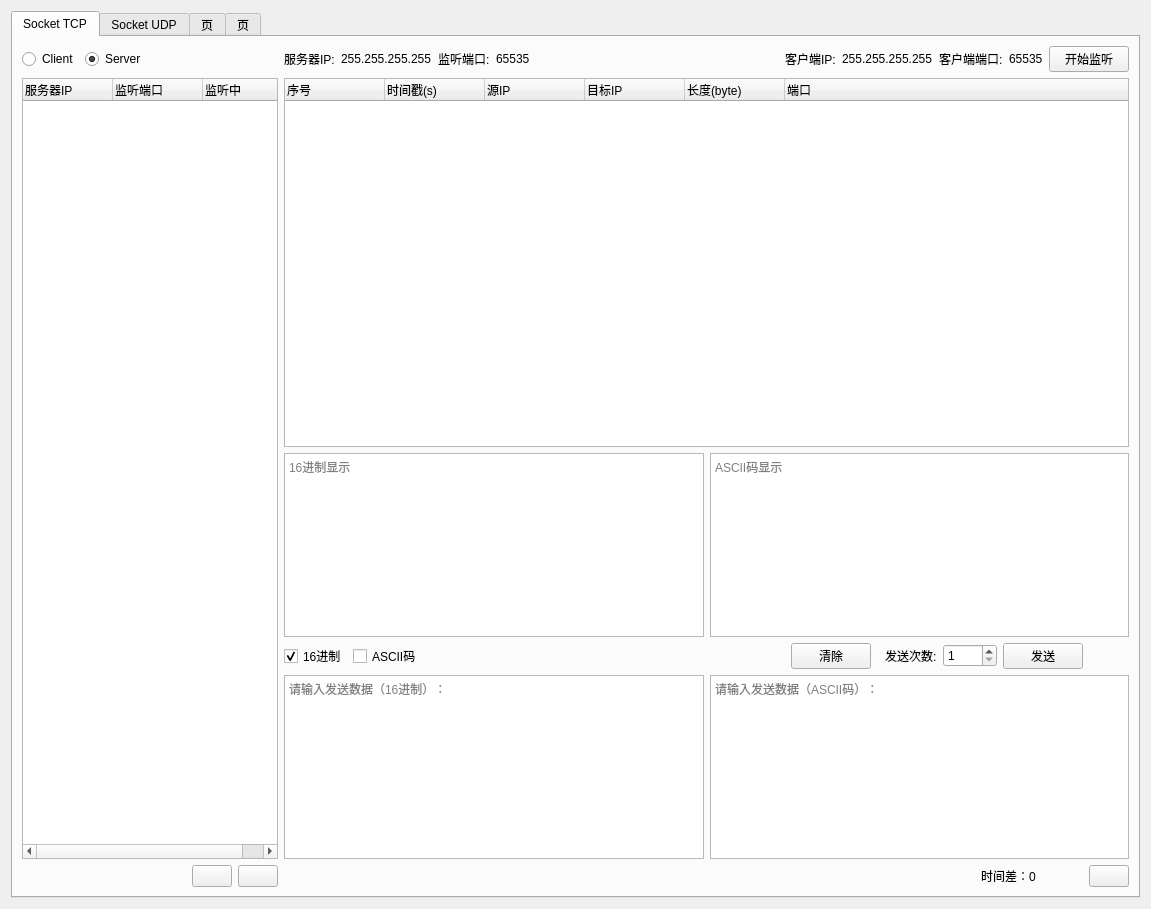
<?xml version="1.0" encoding="UTF-8"?>
<ui version="4.0">
 <class>communication</class>
 <widget class="QWidget" name="communication">
  <property name="geometry">
   <rect>
    <x>0</x>
    <y>0</y>
    <width>1151</width>
    <height>909</height>
   </rect>
  </property>
  <property name="windowTitle">
   <string>Form</string>
  </property>
  <layout class="QGridLayout" name="gridLayout">
   <item row="0" column="0">
    <widget class="QTabWidget" name="tabWidget">
     <property name="tabShape">
      <enum>QTabWidget::Rounded</enum>
     </property>
     <property name="currentIndex">
      <number>0</number>
     </property>
     <widget class="QWidget" name="tab">
      <attribute name="title">
       <string>Socket TCP</string>
      </attribute>
      <layout class="QGridLayout" name="gridLayout_3">
       <item row="0" column="0">
        <layout class="QGridLayout" name="gridLayout_2" rowstretch="0,2,1,0,1,0" columnstretch="0,0,1,0,0">
         <item row="0" column="0">
          <layout class="QHBoxLayout" name="horizontalLayout_2" stretch="0,0">
           <property name="spacing">
            <number>-1</number>
           </property>
           <property name="sizeConstraint">
            <enum>QLayout::SetDefaultConstraint</enum>
           </property>
           <property name="topMargin">
            <number>0</number>
           </property>
           <item>
            <widget class="QRadioButton" name="clientBtn">
             <property name="sizePolicy">
              <sizepolicy hsizetype="Fixed" vsizetype="Fixed">
               <horstretch>0</horstretch>
               <verstretch>0</verstretch>
              </sizepolicy>
             </property>
             <property name="layoutDirection">
              <enum>Qt::LeftToRight</enum>
             </property>
             <property name="text">
              <string>Client</string>
             </property>
             <property name="checked">
              <bool>false</bool>
             </property>
             <attribute name="buttonGroup">
              <string notr="true">CSGroup</string>
             </attribute>
            </widget>
           </item>
           <item>
            <widget class="QRadioButton" name="serverBtn">
             <property name="sizePolicy">
              <sizepolicy hsizetype="Minimum" vsizetype="Fixed">
               <horstretch>0</horstretch>
               <verstretch>0</verstretch>
              </sizepolicy>
             </property>
             <property name="text">
              <string>Server</string>
             </property>
             <property name="checked">
              <bool>true</bool>
             </property>
             <attribute name="buttonGroup">
              <string notr="true">CSGroup</string>
             </attribute>
            </widget>
           </item>
          </layout>
         </item>
         <item row="0" column="2" colspan="3">
          <layout class="QHBoxLayout" name="horizontalLayout_4">
           <item>
            <widget class="QLabel" name="serverIPLab">
             <property name="sizePolicy">
              <sizepolicy hsizetype="Fixed" vsizetype="Preferred">
               <horstretch>0</horstretch>
               <verstretch>0</verstretch>
              </sizepolicy>
             </property>
             <property name="text">
              <string>服务器IP:</string>
             </property>
            </widget>
           </item>
           <item>
            <widget class="QLabel" name="serverIPLab2">
             <property name="text">
              <string>255.255.255.255</string>
             </property>
             <property name="margin">
              <number>0</number>
             </property>
             <property name="indent">
              <number>0</number>
             </property>
            </widget>
           </item>
           <item>
            <widget class="QLabel" name="serverPortLab">
             <property name="sizePolicy">
              <sizepolicy hsizetype="Fixed" vsizetype="Preferred">
               <horstretch>0</horstretch>
               <verstretch>0</verstretch>
              </sizepolicy>
             </property>
             <property name="text">
              <string>监听端口:</string>
             </property>
            </widget>
           </item>
           <item>
            <widget class="QLabel" name="serverPortLab2">
             <property name="text">
              <string>65535</string>
             </property>
            </widget>
           </item>
           <item>
            <spacer name="horizontalSpacer_3">
             <property name="orientation">
              <enum>Qt::Horizontal</enum>
             </property>
             <property name="sizeType">
              <enum>QSizePolicy::Expanding</enum>
             </property>
             <property name="sizeHint" stdset="0">
              <size>
               <width>20</width>
               <height>20</height>
              </size>
             </property>
            </spacer>
           </item>
           <item>
            <widget class="QLabel" name="clientIPLab">
             <property name="sizePolicy">
              <sizepolicy hsizetype="Fixed" vsizetype="Preferred">
               <horstretch>0</horstretch>
               <verstretch>0</verstretch>
              </sizepolicy>
             </property>
             <property name="text">
              <string>客户端IP:</string>
             </property>
             <property name="indent">
              <number>16</number>
             </property>
            </widget>
           </item>
           <item>
            <widget class="QLabel" name="clientIPLab2">
             <property name="text">
              <string>255.255.255.255</string>
             </property>
            </widget>
           </item>
           <item>
            <widget class="QLabel" name="clientPortLab">
             <property name="sizePolicy">
              <sizepolicy hsizetype="Fixed" vsizetype="Preferred">
               <horstretch>0</horstretch>
               <verstretch>0</verstretch>
              </sizepolicy>
             </property>
             <property name="text">
              <string>客户端端口:</string>
             </property>
            </widget>
           </item>
           <item>
            <widget class="QLabel" name="clientPortLab2">
             <property name="text">
              <string>65535</string>
             </property>
            </widget>
           </item>
           <item>
            <widget class="QPushButton" name="connectBtn">
             <property name="sizePolicy">
              <sizepolicy hsizetype="Fixed" vsizetype="Fixed">
               <horstretch>0</horstretch>
               <verstretch>0</verstretch>
              </sizepolicy>
             </property>
             <property name="text">
              <string>开始监听</string>
             </property>
             <property name="checkable">
              <bool>true</bool>
             </property>
            </widget>
           </item>
          </layout>
         </item>
         <item row="1" column="0" rowspan="4" colspan="2">
          <widget class="QTreeWidget" name="CSTree">
           <property name="sizePolicy">
            <sizepolicy hsizetype="Preferred" vsizetype="Expanding">
             <horstretch>0</horstretch>
             <verstretch>0</verstretch>
            </sizepolicy>
           </property>
           <property name="selectionMode">
            <enum>QAbstractItemView::SingleSelection</enum>
           </property>
           <property name="selectionBehavior">
            <enum>QAbstractItemView::SelectRows</enum>
           </property>
           <property name="columnCount">
            <number>3</number>
           </property>
           <attribute name="headerCascadingSectionResizes">
            <bool>false</bool>
           </attribute>
           <attribute name="headerDefaultSectionSize">
            <number>90</number>
           </attribute>
           <attribute name="headerHighlightSections">
            <bool>false</bool>
           </attribute>
           <attribute name="headerStretchLastSection">
            <bool>true</bool>
           </attribute>
           <column>
            <property name="text">
             <string>服务器IP</string>
            </property>
           </column>
           <column>
            <property name="text">
             <string>监听端口</string>
            </property>
           </column>
           <column>
            <property name="text">
             <string>监听中</string>
            </property>
           </column>
          </widget>
         </item>
         <item row="1" column="2" colspan="3">
          <widget class="QTreeWidget" name="overViewTree">
           <property name="sizePolicy">
            <sizepolicy hsizetype="Preferred" vsizetype="Expanding">
             <horstretch>0</horstretch>
             <verstretch>0</verstretch>
            </sizepolicy>
           </property>
           <column>
            <property name="text">
             <string>序号</string>
            </property>
           </column>
           <column>
            <property name="text">
             <string>时间戳(s)</string>
            </property>
            <property name="font">
             <font>
              <bold>false</bold>
             </font>
            </property>
           </column>
           <column>
            <property name="text">
             <string>源IP</string>
            </property>
           </column>
           <column>
            <property name="text">
             <string>目标IP</string>
            </property>
           </column>
           <column>
            <property name="text">
             <string>长度(byte)</string>
            </property>
           </column>
           <column>
            <property name="text">
             <string>端口</string>
            </property>
           </column>
          </widget>
         </item>
         <item row="2" column="2" colspan="3">
          <layout class="QHBoxLayout" name="horizontalLayout">
           <item>
            <widget class="QTextEdit" name="receiveDataHexEdit">
             <property name="sizePolicy">
              <sizepolicy hsizetype="Preferred" vsizetype="Expanding">
               <horstretch>0</horstretch>
               <verstretch>0</verstretch>
              </sizepolicy>
             </property>
             <property name="placeholderText">
              <string>16进制显示</string>
             </property>
            </widget>
           </item>
           <item>
            <widget class="QTextEdit" name="receiveDataAscEdit">
             <property name="sizePolicy">
              <sizepolicy hsizetype="Preferred" vsizetype="Expanding">
               <horstretch>0</horstretch>
               <verstretch>0</verstretch>
              </sizepolicy>
             </property>
             <property name="placeholderText">
              <string>ASCII码显示</string>
             </property>
            </widget>
           </item>
          </layout>
         </item>
         <item row="3" column="2" colspan="2">
          <layout class="QHBoxLayout" name="horizontalLayout_3">
           <property name="leftMargin">
            <number>0</number>
           </property>
           <property name="topMargin">
            <number>0</number>
           </property>
           <item>
            <widget class="QCheckBox" name="hexBtn">
             <property name="sizePolicy">
              <sizepolicy hsizetype="Fixed" vsizetype="Fixed">
               <horstretch>0</horstretch>
               <verstretch>0</verstretch>
              </sizepolicy>
             </property>
             <property name="toolTip">
              <string>可多选</string>
             </property>
             <property name="text">
              <string>16进制</string>
             </property>
             <property name="checked">
              <bool>true</bool>
             </property>
             <attribute name="buttonGroup">
              <string notr="true">DataTypeGroup</string>
             </attribute>
            </widget>
           </item>
           <item>
            <widget class="QCheckBox" name="ascBtn">
             <property name="toolTip">
              <string>可多选</string>
             </property>
             <property name="text">
              <string>ASCII码</string>
             </property>
             <attribute name="buttonGroup">
              <string notr="true">DataTypeGroup</string>
             </attribute>
            </widget>
           </item>
           <item>
            <spacer name="horizontalSpacer">
             <property name="orientation">
              <enum>Qt::Horizontal</enum>
             </property>
             <property name="sizeType">
              <enum>QSizePolicy::Expanding</enum>
             </property>
             <property name="sizeHint" stdset="0">
              <size>
               <width>178</width>
               <height>20</height>
              </size>
             </property>
            </spacer>
           </item>
           <item>
            <widget class="QPushButton" name="clearBtn">
             <property name="sizePolicy">
              <sizepolicy hsizetype="Minimum" vsizetype="Fixed">
               <horstretch>0</horstretch>
               <verstretch>0</verstretch>
              </sizepolicy>
             </property>
             <property name="toolTip">
              <string>清空响应数据</string>
             </property>
             <property name="text">
              <string>清除</string>
             </property>
            </widget>
           </item>
           <item>
            <spacer name="horizontalSpacer_7">
             <property name="orientation">
              <enum>Qt::Horizontal</enum>
             </property>
             <property name="sizeType">
              <enum>QSizePolicy::Fixed</enum>
             </property>
             <property name="sizeHint" stdset="0">
              <size>
               <width>8</width>
               <height>20</height>
              </size>
             </property>
            </spacer>
           </item>
           <item>
            <widget class="QLabel" name="label_10">
             <property name="sizePolicy">
              <sizepolicy hsizetype="Fixed" vsizetype="Preferred">
               <horstretch>0</horstretch>
               <verstretch>0</verstretch>
              </sizepolicy>
             </property>
             <property name="text">
              <string>发送次数:</string>
             </property>
            </widget>
           </item>
           <item>
            <widget class="QSpinBox" name="frequenceSB">
             <property name="sizePolicy">
              <sizepolicy hsizetype="Fixed" vsizetype="Fixed">
               <horstretch>0</horstretch>
               <verstretch>0</verstretch>
              </sizepolicy>
             </property>
             <property name="toolTip">
              <string>范围:1-9999</string>
             </property>
             <property name="minimum">
              <number>1</number>
             </property>
             <property name="maximum">
              <number>9999</number>
             </property>
            </widget>
           </item>
           <item>
            <widget class="QPushButton" name="sendBtn">
             <property name="text">
              <string>发送</string>
             </property>
             <property name="checkable">
              <bool>false</bool>
             </property>
            </widget>
           </item>
          </layout>
         </item>
         <item row="4" column="2" colspan="3">
          <layout class="QHBoxLayout" name="horizontalLayout_6">
           <item>
            <widget class="QTextEdit" name="sendDataHexEdit">
             <property name="sizePolicy">
              <sizepolicy hsizetype="Preferred" vsizetype="Expanding">
               <horstretch>0</horstretch>
               <verstretch>0</verstretch>
              </sizepolicy>
             </property>
             <property name="readOnly">
              <bool>false</bool>
             </property>
             <property name="placeholderText">
              <string>请输入发送数据（16进制）：</string>
             </property>
            </widget>
           </item>
           <item>
            <widget class="QTextEdit" name="sendDataAscEdit">
             <property name="sizePolicy">
              <sizepolicy hsizetype="Preferred" vsizetype="Expanding">
               <horstretch>0</horstretch>
               <verstretch>0</verstretch>
              </sizepolicy>
             </property>
             <property name="readOnly">
              <bool>false</bool>
             </property>
             <property name="placeholderText">
              <string>请输入发送数据（ASCII码）：</string>
             </property>
            </widget>
           </item>
          </layout>
         </item>
         <item row="5" column="0">
          <spacer name="horizontalSpacer_6">
           <property name="orientation">
            <enum>Qt::Horizontal</enum>
           </property>
           <property name="sizeType">
            <enum>QSizePolicy::Expanding</enum>
           </property>
           <property name="sizeHint" stdset="0">
            <size>
             <width>103</width>
             <height>20</height>
            </size>
           </property>
          </spacer>
         </item>
         <item row="5" column="1">
          <layout class="QHBoxLayout" name="horizontalLayout_5" stretch="0,0,0">
           <property name="spacing">
            <number>-1</number>
           </property>
           <item>
            <spacer name="horizontalSpacer_4">
             <property name="orientation">
              <enum>Qt::Horizontal</enum>
             </property>
             <property name="sizeType">
              <enum>QSizePolicy::Expanding</enum>
             </property>
             <property name="sizeHint" stdset="0">
              <size>
               <width>40</width>
               <height>20</height>
              </size>
             </property>
            </spacer>
           </item>
           <item>
            <widget class="QPushButton" name="minusBtn">
             <property name="sizePolicy">
              <sizepolicy hsizetype="Fixed" vsizetype="Fixed">
               <horstretch>0</horstretch>
               <verstretch>0</verstretch>
              </sizepolicy>
             </property>
             <property name="toolTip">
              <string>删除客户端/服务器</string>
             </property>
             <property name="layoutDirection">
              <enum>Qt::LeftToRight</enum>
             </property>
             <property name="text">
              <string/>
             </property>
             <property name="icon">
              <iconset>
               <normaloff>images/minus.png</normaloff>images/minus.png</iconset>
             </property>
            </widget>
           </item>
           <item>
            <widget class="QPushButton" name="plusBtn">
             <property name="sizePolicy">
              <sizepolicy hsizetype="Fixed" vsizetype="Fixed">
               <horstretch>0</horstretch>
               <verstretch>0</verstretch>
              </sizepolicy>
             </property>
             <property name="baseSize">
              <size>
               <width>0</width>
               <height>0</height>
              </size>
             </property>
             <property name="toolTip">
              <string>增加客户端/服务器</string>
             </property>
             <property name="layoutDirection">
              <enum>Qt::LeftToRight</enum>
             </property>
             <property name="text">
              <string/>
             </property>
             <property name="icon">
              <iconset>
               <normaloff>images/plus.png</normaloff>images/plus.png</iconset>
             </property>
             <property name="iconSize">
              <size>
               <width>16</width>
               <height>16</height>
              </size>
             </property>
            </widget>
           </item>
          </layout>
         </item>
         <item row="5" column="2">
          <spacer name="horizontalSpacer_2">
           <property name="orientation">
            <enum>Qt::Horizontal</enum>
           </property>
           <property name="sizeType">
            <enum>QSizePolicy::Preferred</enum>
           </property>
           <property name="sizeHint" stdset="0">
            <size>
             <width>168</width>
             <height>20</height>
            </size>
           </property>
          </spacer>
         </item>
         <item row="5" column="3">
          <widget class="QLabel" name="differenceLab">
           <property name="sizePolicy">
            <sizepolicy hsizetype="Fixed" vsizetype="Preferred">
             <horstretch>0</horstretch>
             <verstretch>0</verstretch>
            </sizepolicy>
           </property>
           <property name="text">
            <string>时间差：0              </string>
           </property>
          </widget>
         </item>
         <item row="5" column="4">
          <widget class="QPushButton" name="settingBtn">
           <property name="sizePolicy">
            <sizepolicy hsizetype="Fixed" vsizetype="Fixed">
             <horstretch>0</horstretch>
             <verstretch>0</verstretch>
            </sizepolicy>
           </property>
           <property name="text">
            <string/>
           </property>
           <property name="icon">
            <iconset>
             <normaloff>images/cog.png</normaloff>images/cog.png</iconset>
           </property>
          </widget>
         </item>
        </layout>
       </item>
      </layout>
     </widget>
     <widget class="QWidget" name="tab_2">
      <attribute name="title">
       <string>Socket UDP</string>
      </attribute>
     </widget>
     <widget class="QWidget" name="tab_3">
      <attribute name="title">
       <string>页</string>
      </attribute>
     </widget>
     <widget class="QWidget" name="tab_4">
      <attribute name="title">
       <string>页</string>
      </attribute>
     </widget>
    </widget>
   </item>
  </layout>
 </widget>
 <resources/>
 <connections/>
 <buttongroups>
  <buttongroup name="DataTypeGroup">
   <property name="exclusive">
    <bool>false</bool>
   </property>
  </buttongroup>
  <buttongroup name="CSGroup"/>
 </buttongroups>
</ui>
